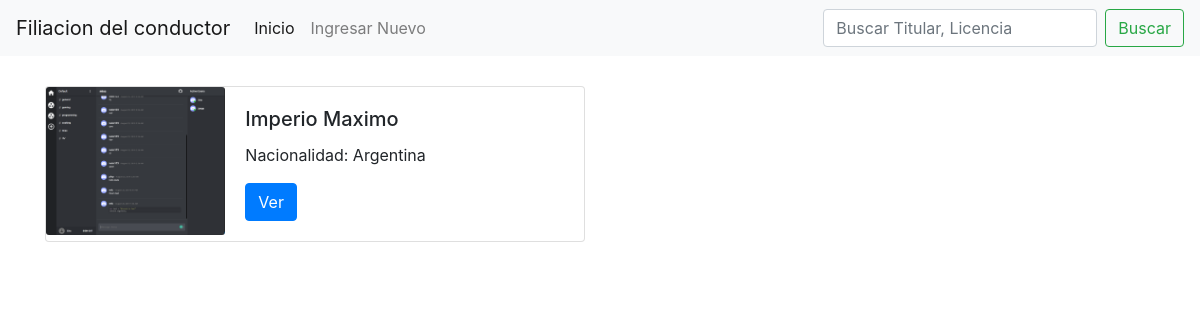
/index.php (signed in), run on the app's committed database.
### tables this page shows
CREATE TABLE `filiacion` (
  `id` int(11) NOT NULL,
  `titular` varchar(255) DEFAULT NULL,
  `nacionalidad` varchar(255) DEFAULT NULL,
  `fechadenacimiento` date DEFAULT NULL,
  `domicilio` varchar(255) DEFAULT NULL,
  `licencia` int(11) DEFAULT NULL,
  `gruposanguinio` varchar(255) DEFAULT NULL,
  `rh` varchar(255) DEFAULT NULL,
  `disp` int(11) DEFAULT NULL,
  `expediente` int(11) DEFAULT NULL,
  `letra` varchar(255) DEFAULT NULL,
  `anio` int(11) DEFAULT NULL,
  `fecha` date DEFAULT NULL,
  `foto` text DEFAULT NULL,
  `cat` varchar(255) DEFAULT NULL
);

### index.php (the view, shortened to what this page needs)
<?php
require "header.php";
?>
<body>
        <?php
        require "conexion.php";
        $sqlMaxCodigo = "SELECT * FROM filiacion ORDER BY id DESC LIMIT 10 ";
        $res = $conn->prepare($sqlMaxCodigo);
        $res->execute();
        ?>
        <div class="container">
                <?php while ($re = $res->fetch(PDO::FETCH_ASSOC)) : ?>
                        <div class="card mb-3" style="max-width: 540px;margin-top: 30px;">
                                <div class="row no-gutters">
                                        <div class="col-md-4">
                                                <img src="<?php echo $re['foto']; ?>" class="card-img" alt="foto">
                                        </div>
                                        <div class="col-md-8">
                                                <div class="card-body">
                                                        <h5 class="card-title"><?php echo $re['titular']; ?></h5>
                                                        <p class="card-text">Nacionalidad: <?php echo $re['nacionalidad']; ?></p>
                                                        <a href="ver.php?id=<?php echo $re['id']; ?>" class="btn btn-primary">Ver</a>
                                                </div>
                                        </div>
                                </div>
                        </div>
                <?php endwhile; ?>
        </div>
</body>
</html>

### data on the page
filiacion: foto (picture), titular "Imperio Maximo", nacionalidad "Argentina"
